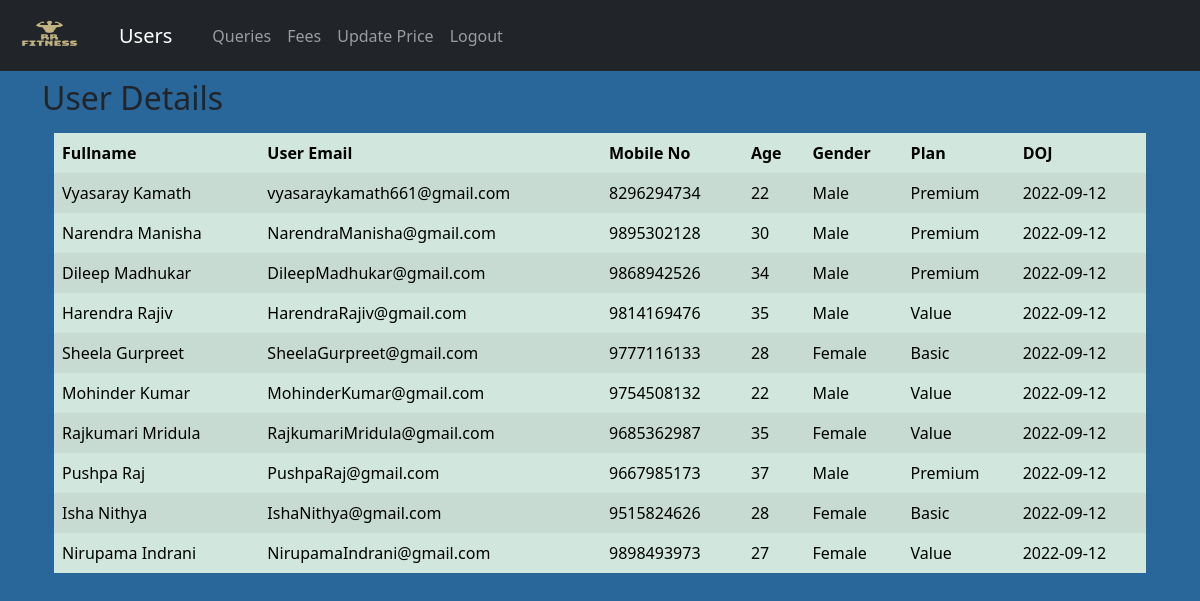
/admin.php (signed in), run on the app's committed database.
### tables this page shows
CREATE TABLE `members` (
  `Name` varchar(20) NOT NULL,
  `Age` int(2) NOT NULL,
  `Phoneno` bigint(10) NOT NULL,
  `emailid` varchar(35) NOT NULL,
  `Gender` varchar(10) NOT NULL,
  `PlanType` varchar(25) NOT NULL,
  `JoinDate` date NOT NULL DEFAULT current_timestamp(),
  `fees` varchar(10) NOT NULL DEFAULT 'unpaid'
);

### admin.php (the view, shortened to what this page needs)
<?php
require_once 'include\dbmscon.php';
?>
<!DOCTYPE html>
<html lang="en">
<head>
    <link href="https://cdn.jsdelivr.net/npm/bootstrap@5.1.3/dist/css/bootstrap.min.css" rel="stylesheet">
	<link rel="stylesheet" href="css/style3.css">
</head>
<body>
<nav class="navbar navbar-expand-lg navbar-dark bg-dark">
    <div class="container-fluid">
        <a class="navbar-brand">
            <img src="logo.png" alt="" width="75" height="45">
        </a>
        <a class="nav-link navbar-brand active " href="admin.php">Users</a>
        <div class="collapse navbar-collapse" id="navbarSupportedContent">
            <ul class="navbar-nav me-auto mb-2 mb-lg-0">
                <li class="nav-item">
                    <a class="nav-link " href="queries.php">Queries</a>
                </li>
                <li class="nav-item">
                    <a class="nav-link " href="fees.php">Fees</a>
                </li>
                <li class="nav-item">
                    <a class="nav-link " href="updateprice.php">Update Price</a>
                </li>
                <li class="nav-item">
                    <a class="nav-link " href="logout.php">Logout</a>
                </li>
            </ul>
        </div>
    </div>
    </nav>
    <div class="container mt-2">
    <h2>User Details</h2>
    <div class="container my-3 mx-10">
        <table class=" table table-borderless table-success table-striped">
            <thead>
                <tr>
                    <th scope="col">Fullname</th>
                    <th scope="col">User Email</th>
                    <th scope="col">Mobile No</th>
                    <th scope="col">Age</th>
                    <th scope="col">Gender</th>
                    <th scope="col">Plan</th>
                    <th scope="col">DOJ</th>
                </tr>
            </thead>
            <tbody>
                <?php
                $sql = "SELECT * FROM `members`ORDER BY JoinDate DESC";
                $result = mysqli_query($conn, $sql);
                while ($row = mysqli_fetch_assoc($result)) {
                    echo '<tr>
                    <td>' . $row["Name"] . '</td>
                    <td>' . $row["emailid"] . '</td>
                    <td>' . $row["Phoneno"] . '</td>
                    <td>' . $row["Age"] . '</td>
                    <td>' . $row["Gender"] . '</td>
                    <td>' . $row["PlanType"] . '</td>
                    <td>' . $row["JoinDate"] . '</td>
                    </tr>';
                }
                ?>
            </tbody>
        </table>
    </div>
</body>
</html>

### css/style3.css (style rules this page uses)
body { background-color: #29669a; }

### data on the page
members: Name "Vyasaray Kamath", emailid "vyasaraykamath661@gmail.com", Phoneno "8296294734", Age "22", Gender "Male", PlanType "Premium", JoinDate "2022-09-12"
members: Name "Narendra Manisha", emailid "NarendraManisha@gmail.com", Phoneno "9895302128", Age "30", Gender "Male", PlanType "Premium", JoinDate "2022-09-12"
members: Name "Dileep Madhukar", emailid "DileepMadhukar@gmail.com", Phoneno "9868942526", Age "34", Gender "Male", PlanType "Premium", JoinDate "2022-09-12"
members: Name "Harendra Rajiv", emailid "HarendraRajiv@gmail.com", Phoneno "9814169476", Age "35", Gender "Male", PlanType "Value", JoinDate "2022-09-12"
members: Name "Sheela Gurpreet", emailid "SheelaGurpreet@gmail.com", Phoneno "9777116133", Age "28", Gender "Female", PlanType "Basic", JoinDate "2022-09-12"
members: Name "Mohinder Kumar", emailid "MohinderKumar@gmail.com", Phoneno "9754508132", Age "22", Gender "Male", PlanType "Value", JoinDate "2022-09-12"
members: Name "Rajkumari Mridula", emailid "RajkumariMridula@gmail.com", Phoneno "9685362987", Age "35", Gender "Female", PlanType "Value", JoinDate "2022-09-12"
members: Name "Pushpa Raj", emailid "PushpaRaj@gmail.com", Phoneno "9667985173", Age "37", Gender "Male", PlanType "Premium", JoinDate "2022-09-12"
members: Name "Isha Nithya", emailid "IshaNithya@gmail.com", Phoneno "9515824626", Age "28", Gender "Female", PlanType "Basic", JoinDate "2022-09-12"
members: Name "Nirupama Indrani", emailid "NirupamaIndrani@gmail.com", Phoneno "9898493973", Age "27", Gender "Female", PlanType "Value", JoinDate "2022-09-12"
